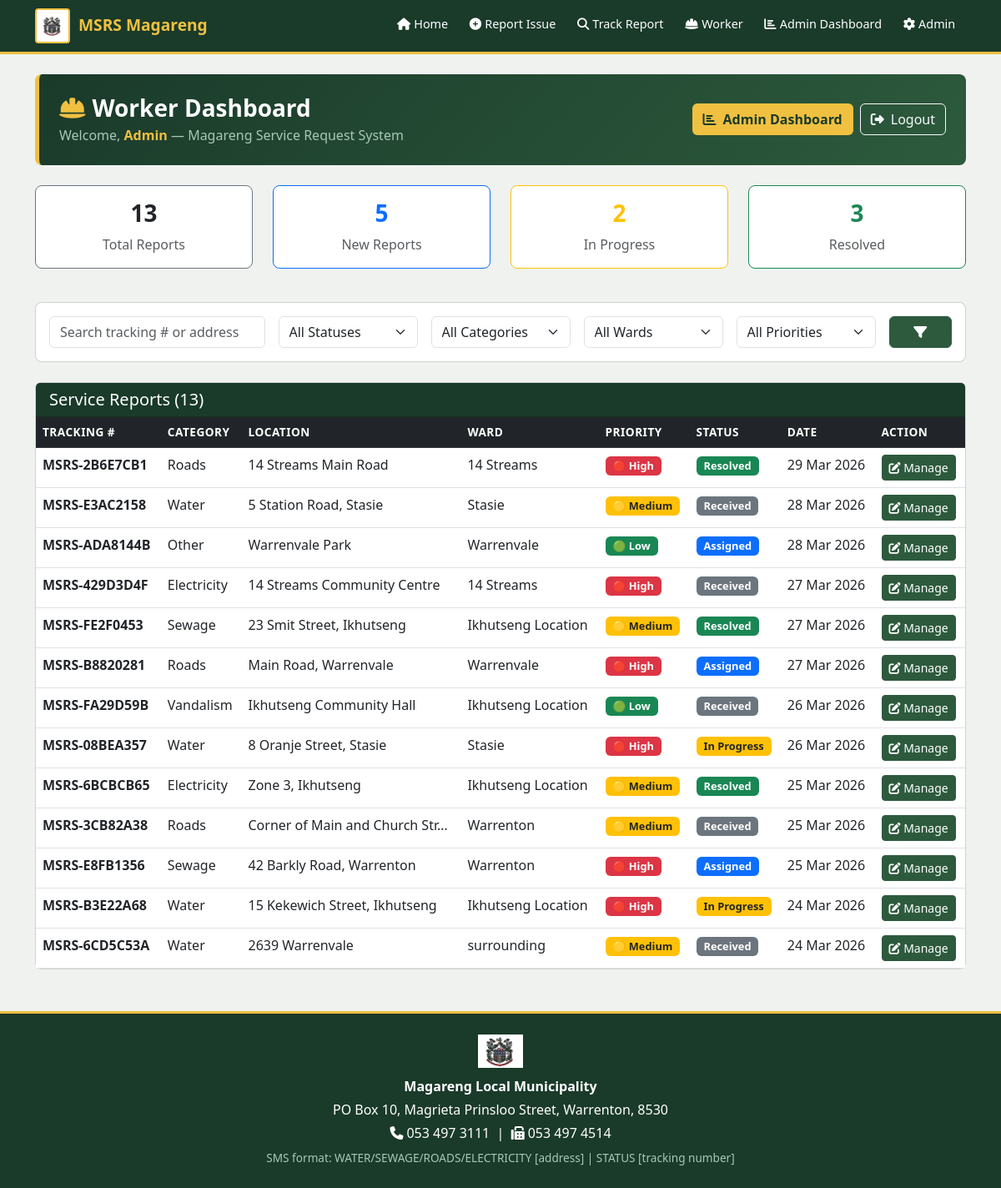
Page /worker/ (signed in) on the committed database.
### reports/models.py (models this page shows, shortened)
class Report(models.Model):
    CATEGORY_CHOICES = [
        ('water', 'Water'),
        ('sewage', 'Sewage'),
        ('roads', 'Roads'),
        ('electricity', 'Electricity'),
        ('vandalism', 'Vandalism'),
        ('other', 'Other'),
    ]
    STATUS_CHOICES = [
        ('received', 'Received'),
        ('assigned', 'Assigned'),
        ('in_progress', 'In Progress'),
        ('resolved', 'Resolved'),
    ]
    PRIORITY_CHOICES = [
        ('high', 'High'),
        ('medium', 'Medium'),
        ('low', 'Low'),
    ]
    WARD_CHOICES = [
    ('warrenton', 'Warrenton'),
    ('ikhutseng', 'Ikhutseng Location'),
    ('stasie', 'Stasie'),
    ('warrenvale', 'Warrenvale'),
    ('14_streams', '14 Streams'),
]
    tracking_number = models.CharField(max_length=20, unique=True, default=generate_tracking_number)
    category = models.CharField(max_length=20, choices=CATEGORY_CHOICES)
    description = models.TextField(blank=True)
    photo = models.ImageField(upload_to='report_photos/', blank=True, null=True)
    location = models.CharField(max_length=255)
    ward = models.CharField(max_length=20, choices=WARD_CHOICES, default='warrenton')
    status = models.CharField(max_length=20, choices=STATUS_CHOICES, default='received')
    priority = models.CharField(max_length=10, choices=PRIORITY_CHOICES, default='medium')
    resident_name = models.CharField(max_length=100)
    resident_phone = models.CharField(max_length=20)
    resident_email = models.EmailField(blank=True)
    assigned_to = models.CharField(max_length=100, blank=True)
    estimated_completion = models.DateField(null=True, blank=True)
    completion_notes = models.TextField(blank=True)
    date_submitted = models.DateTimeField(auto_now_add=True)
    date_updated = models.DateTimeField(auto_now=True)

### dashboard/views.py (the view)
# urls.py: path('worker/', dashboard_views.worker_dashboard, name='worker_dashboard'),
@login_required(login_url='/login/')
def worker_dashboard(request):
    reports = Report.objects.all().order_by('-date_submitted')
    search_query = request.GET.get('search', '')
    status_filter = request.GET.get('status', '')
    category_filter = request.GET.get('category', '')
    ward_filter = request.GET.get('ward', '')
    priority_filter = request.GET.get('priority', '')
    if search_query:
        reports = reports.filter(tracking_number__icontains=search_query) | \
                  reports.filter(location__icontains=search_query)
    if status_filter:
        reports = reports.filter(status=status_filter)
    if category_filter:
        reports = reports.filter(category=category_filter)
    if ward_filter:
        reports = reports.filter(ward=ward_filter)
    if priority_filter:
        reports = reports.filter(priority=priority_filter)
    all_reports = Report.objects.all()
    total_reports = all_reports.count()
    received_count = all_reports.filter(status='received').count()
    in_progress_count = all_reports.filter(status='in_progress').count()
    resolved_count = all_reports.filter(status='resolved').count()
    return render(request, 'dashboard/worker_dashboard.html', {
        'reports': reports,
        'total_reports': total_reports,
        'received_count': received_count,
        'in_progress_count': in_progress_count,
        'resolved_count': resolved_count,
        'search_query': search_query,
        'status_filter': status_filter,
        'category_filter': category_filter,
        'ward_filter': ward_filter,
        'priority_filter': priority_filter,
    })

### templates/dashboard/worker_dashboard.html (shortened to what this page needs)
{% extends 'base.html' %}
{% block content %}
<div class="p-4 rounded-3 mb-4 d-flex justify-content-between align-items-center"
     style="background: linear-gradient(135deg, #1a3a2a, #2d5a3d); border-left: 5px solid #f0c040;">
    <div>
        <h3 class="fw-bold mb-0 text-white">
            <i class="fas fa-hard-hat me-2" style="color: #f0c040;"></i>Worker Dashboard
        </h3>
        <p class="mb-0 mt-1" style="color: #a8c8b4;">
            Welcome, <strong style="color: #f0c040;">{{ request.user.get_full_name|default:request.user.username }}</strong>
            — Magareng Service Request System
        </p>
    </div>
    <div class="d-flex gap-2">
        <a href="/dashboard/admin/" class="btn fw-bold"
           style="background-color: #f0c040; color: #1a3a2a;">
            <i class="fas fa-chart-bar me-2"></i>Admin Dashboard
        </a>
        <a href="/logout/" class="btn btn-outline-light">
            <i class="fas fa-sign-out-alt me-2"></i>Logout
        </a>
    </div>
</div>
<div class="row mb-4">
    <div class="col-md-3 col-6 mb-3">
        <div class="card text-center border-secondary">
            <div class="card-body">
                <h3 class="fw-bold">{{ total_reports }}</h3>
                <p class="text-muted mb-0">Total Reports</p>
            </div>
        </div>
    </div>
    <div class="col-md-3 col-6 mb-3">
        <div class="card text-center border-primary">
            <div class="card-body">
                <h3 class="fw-bold text-primary">{{ received_count }}</h3>
                <p class="text-muted mb-0">New Reports</p>
            </div>
        </div>
    </div>
    <div class="col-md-3 col-6 mb-3">
        <div class="card text-center border-warning">
            <div class="card-body">
                <h3 class="fw-bold text-warning">{{ in_progress_count }}</h3>
                <p class="text-muted mb-0">In Progress</p>
            </div>
        </div>
    </div>
    <div class="col-md-3 col-6 mb-3">
        <div class="card text-center border-success">
            <div class="card-body">
                <h3 class="fw-bold text-success">{{ resolved_count }}</h3>
                <p class="text-muted mb-0">Resolved</p>
            </div>
        </div>
    </div>
</div>
<div class="card mb-4">
    <div class="card-body">
        <form method="get" class="row g-3">
            <div class="col-md-3">
                <input type="text" name="search" class="form-control"
                       placeholder="Search tracking # or address"
                       value="{{ search_query }}">
            </div>
            <div class="col-md-2">
                <select name="status" class="form-select">
                    <option value="">All Statuses</option>
                </select>
            </div>
            <div class="col-md-2">
                <select name="category" class="form-select">
                    <option value="">All Categories</option>
                </select>
            </div>
            <div class="col-md-2">
                <select name="ward" class="form-select">
                    <option value="">All Wards</option>
</select>
            </div>
            <div class="col-md-2">
                <select name="priority" class="form-select">
                    <option value="">All Priorities</option>
                </select>
            </div>
            <div class="col-md-1">
                <button type="submit" class="btn btn-primary w-100">
                    <i class="fas fa-filter"></i>
                </button>
            </div>
        </form>
    </div>
</div>
<div class="card">
    <div class="card-header d-flex justify-content-between align-items-center" style="background-color: #1a3a2a; color: white;">
        <h5 class="mb-0">Service Reports ({{ reports|length }})</h5>
    </div>
    <div class="card-body p-0">
        <div class="table-responsive">
            <table class="table table-hover mb-0">
                <thead class="table-dark">
                    <tr>
                        <th>Tracking #</th>
                        <th>Category</th>
                        <th>Location</th>
                        <th>Ward</th>
                        <th>Priority</th>
                        <th>Status</th>
                        <th>Date</th>
                        <th>Action</th>
                    </tr>
                </thead>
                <tbody>
                    {% for report in reports %}
                    <tr>
                        <td><strong>{{ report.tracking_number }}</strong></td>
                        <td>{{ report.get_category_display }}</td>
                        <td>{{ report.location|truncatechars:30 }}</td>
                        <td>{{ report.get_ward_display }}</td>
                        <td>
                            {% if report.priority == 'high' %}
                                <span class="badge bg-danger">🔴 High</span>
                            {% elif report.priority == 'medium' %}
                                <span class="badge bg-warning text-dark">🟡 Medium</span>
                            {% else %}
                                <span class="badge bg-success">🟢 Low</span>
                            {% endif %}
                        </td>
                        <td>
                            {% if report.status == 'received' %}
                                <span class="badge bg-secondary">Received</span>
                            {% elif report.status == 'assigned' %}
                                <span class="badge bg-primary">Assigned</span>
                            {% elif report.status == 'in_progress' %}
                                <span class="badge bg-warning text-dark">In Progress</span>
                            {% elif report.status == 'resolved' %}
                                <span class="badge bg-success">Resolved</span>
                            {% endif %}
                        </td>
                        <td>{{ report.date_submitted|date:"d M Y" }}</td>
                        <td>
                            <a href="/worker/report/{{ report.id }}/" class="btn btn-sm btn-primary">
                                <i class="fas fa-edit"></i> Manage
                            </a>
                        </td>
                    </tr>
                    {% endfor %}
                </tbody>
            </table>
        </div>
    </div>
</div>
{% endblock %}

### templates/base.html (shortened to what this page needs)
{% load static %}
<!DOCTYPE html>
<html lang="en">
<head>
    <link href="https://cdn.jsdelivr.net/npm/bootstrap@5.3.0/dist/css/bootstrap.min.css" rel="stylesheet">
    <link href="https://cdnjs.cloudflare.com/ajax/libs/font-awesome/6.4.0/css/all.min.css" rel="stylesheet">
</head>
<body>
    <nav class="navbar navbar-expand-lg">
        <div class="container">
            <a class="navbar-brand d-flex align-items-center" href="/">
                <img src="{% static 'images/logo.png' %}" alt="Magareng Logo" class="navbar-logo">
                MSRS Magareng
            </a>
            <div class="collapse navbar-collapse" id="navbarNav">
                <ul class="navbar-nav ms-auto">
                    <li class="nav-item"><a class="nav-link" href="/"><i class="fas fa-home me-1"></i>Home</a></li>
                    <li class="nav-item"><a class="nav-link" href="/report/"><i class="fas fa-plus-circle me-1"></i>Report Issue</a></li>
                    <li class="nav-item"><a class="nav-link" href="/status/"><i class="fas fa-search me-1"></i>Track Report</a></li>
                    <li class="nav-item"><a class="nav-link" href="/worker/"><i class="fas fa-hard-hat me-1"></i>Worker</a></li>
                    <li class="nav-item"><a class="nav-link" href="/dashboard/admin/"><i class="fas fa-chart-bar me-1"></i>Admin Dashboard</a></li>
                    <li class="nav-item"><a class="nav-link" href="/admin/"><i class="fas fa-cog me-1"></i>Admin</a></li>
                </ul>
            </div>
        </div>
    </nav>
    <main class="container my-4">
        {% block content %}{% endblock %}
    </main>
   <footer class="footer text-center">
    <div class="container">
        <img src="{% static 'images/logo.png' %}" alt="Magareng Logo" style="height:40px; margin-bottom:10px;">
        <p class="mb-1"><strong>Magareng Local Municipality</strong></p>
        <p class="mb-1">PO Box 10, Magrieta Prinsloo Street, Warrenton, 8530</p>
        <p class="mb-1">
            <i class="fas fa-phone me-1"></i>053 497 3111 &nbsp;|&nbsp;
            <i class="fas fa-fax me-1"></i>053 497 4514
        </p>
        <p class="mb-0 mt-2" style="color: #a8c8b4; font-size: 0.85rem;">
            SMS format: WATER/SEWAGE/ROADS/ELECTRICITY [address] | STATUS [tracking number]
        </p>
    </div>
</footer>
</body>
</html>

### templates/base.html (style rules this page uses)
:root { --msrs-dark-green: #1a3a2a; --msrs-green: #2d5a3d; --msrs-yellow: #f0c040; --msrs-light-yellow: #f5d470; --msrs-red: #e63946; --msrs-light: #f8f9fa; }
body { font-family: 'Segoe UI', sans-serif; background-color: #f0f2f0; }
.navbar { background-color: var(--msrs-dark-green) !important; border-bottom: 3px solid var(--msrs-yellow); padding: 0.3rem 1rem; }
.navbar-brand { color: var(--msrs-yellow) !important; font-weight: bold; font-size: 1.2rem; }
.nav-link { color: #ffffff !important; font-size: 0.9rem; padding: 0.8rem 0.8rem !important; border-bottom: 3px solid transparent; transition: all 0.2s; }
.btn-primary { background-color: var(--msrs-green); border-color: var(--msrs-green); }
.footer { background-color: var(--msrs-dark-green); color: white; padding: 25px 0; margin-top: 50px; border-top: 3px solid var(--msrs-yellow); }
.card { border-radius: 8px; }
.navbar-logo { height: 42px; width: 42px; object-fit: contain; margin-right: 10px; border: 2px solid var(--msrs-yellow); border-radius: 4px; padding: 2px; background: white; }
.table th { font-size: 0.85rem; text-transform: uppercase; letter-spacing: 0.5px; }
.badge { font-size: 0.8rem; padding: 0.4em 0.7em; }

### rows in the picture
Report: tracking_number "MSRS-2B6E7CB1", category "Roads", location "14 Streams Main Road", ward "14 Streams", priority "🔴 High", status "Resolved", date_submitted "29 Mar 2026"
Report: tracking_number "MSRS-E3AC2158", category "Water", location "5 Station Road, Stasie", ward "Stasie", priority "🟡 Medium", status "Received", date_submitted "28 Mar 2026"
Report: tracking_number "MSRS-ADA8144B", category "Other", location "Warrenvale Park", ward "Warrenvale", priority "🟢 Low", status "Assigned", date_submitted "28 Mar 2026"
Report: tracking_number "MSRS-429D3D4F", category "Electricity", location "14 Streams Community Centre", ward "14 Streams", priority "🔴 High", status "Received", date_submitted "27 Mar 2026"
Report: tracking_number "MSRS-FE2F0453", category "Sewage", location "23 Smit Street, Ikhutseng", ward "Ikhutseng Location", priority "🟡 Medium", status "Resolved", date_submitted "27 Mar 2026"
Report: tracking_number "MSRS-B8820281", category "Roads", location "Main Road, Warrenvale", ward "Warrenvale", priority "🔴 High", status "Assigned", date_submitted "27 Mar 2026"
Report: tracking_number "MSRS-FA29D59B", category "Vandalism", location "Ikhutseng Community Hall", ward "Ikhutseng Location", priority "🟢 Low", status "Received", date_submitted "26 Mar 2026"
Report: tracking_number "MSRS-08BEA357", category "Water", location "8 Oranje Street, Stasie", ward "Stasie", priority "🔴 High", status "In Progress", date_submitted "26 Mar 2026"
Report: tracking_number "MSRS-6BCBCB65", category "Electricity", location "Zone 3, Ikhutseng", ward "Ikhutseng Location", priority "🟡 Medium", status "Resolved", date_submitted "25 Mar 2026"
Report: tracking_number "MSRS-3CB82A38", category "Roads", location "Corner of Main and Church Str…", ward "Warrenton", priority "🟡 Medium", status "Received", date_submitted "25 Mar 2026"
Report: tracking_number "MSRS-E8FB1356", category "Sewage", location "42 Barkly Road, Warrenton", ward "Warrenton", priority "🔴 High", status "Assigned", date_submitted "25 Mar 2026"
Report: tracking_number "MSRS-B3E22A68", category "Water", location "15 Kekewich Street, Ikhutseng", ward "Ikhutseng Location", priority "🔴 High", status "In Progress", date_submitted "24 Mar 2026"
Report: tracking_number "MSRS-6CD5C53A", category "Water", location "2639 Warrenvale", ward "surrounding", priority "🟡 Medium", status "Received", date_submitted "24 Mar 2026"

### other values in the picture
{{ request.user.get_full_name|default:request.user.username }} "Admin"
{{ total_reports }} "13"
{{ received_count }} "5"
{{ in_progress_count }} "2"
{{ resolved_count }} "3"
{{ reports|length }} "13"
